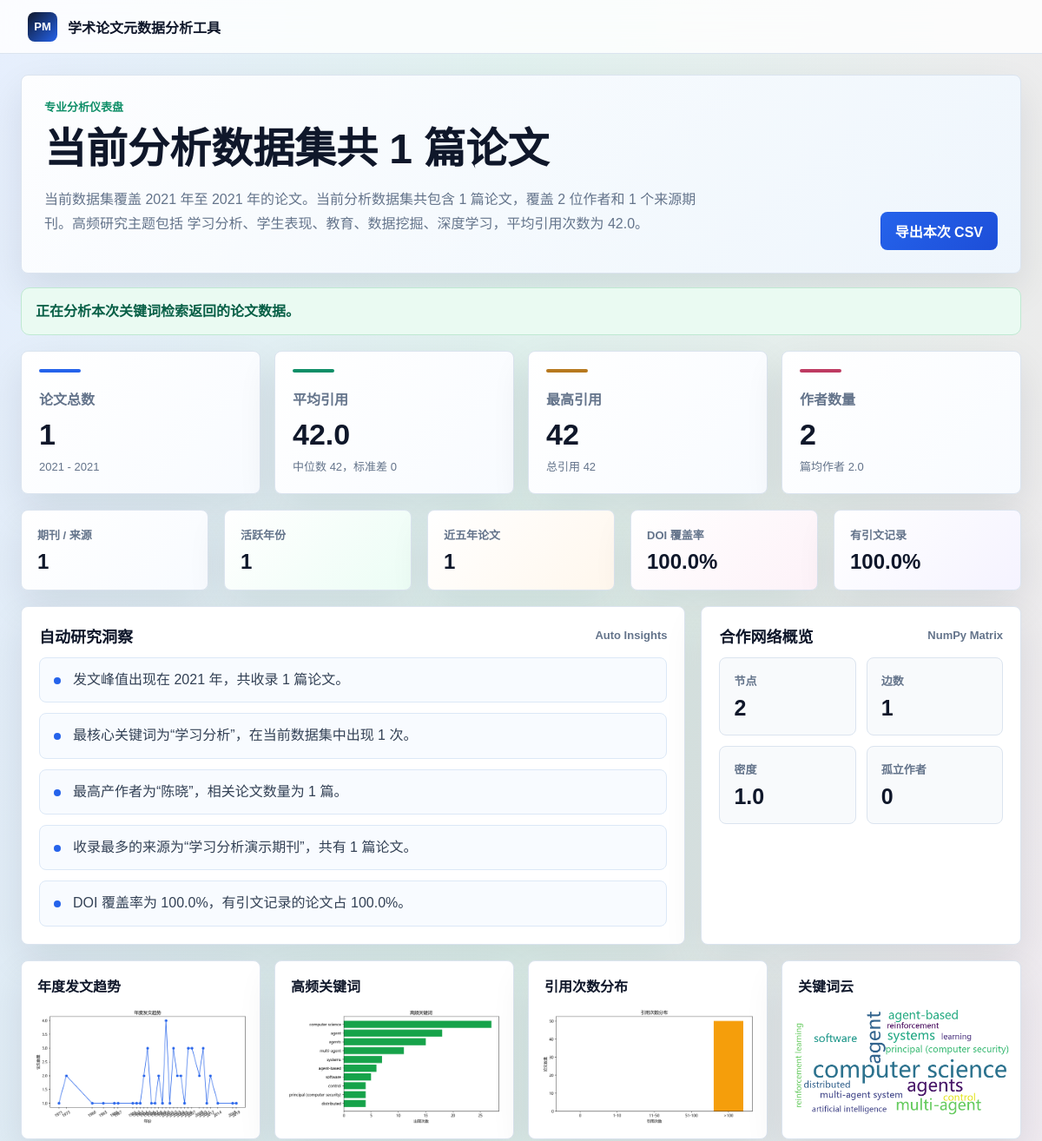
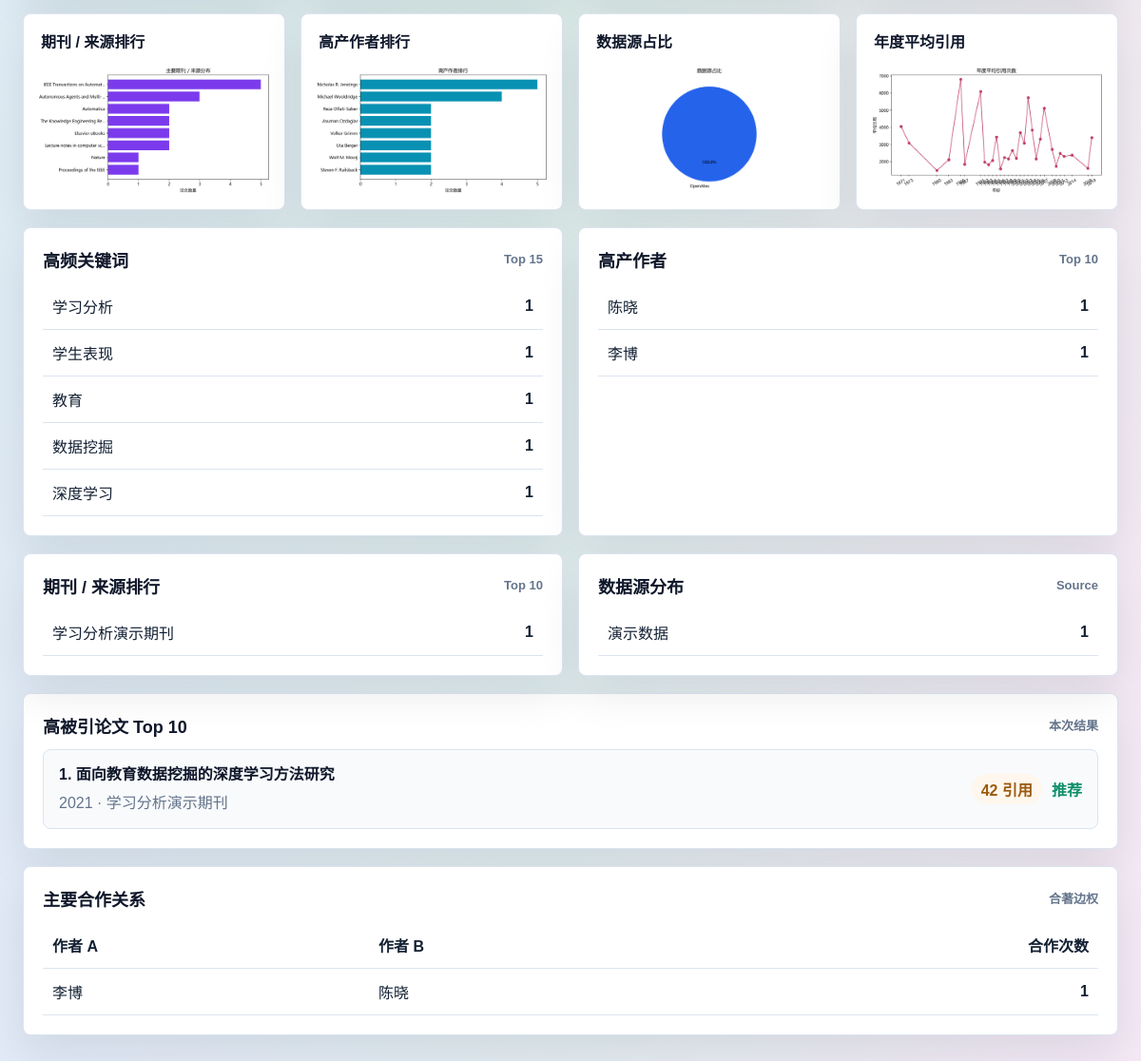
The app's page /analysis?ids=1&query= with its own data (2 pictures, top to bottom).
### tables this page shows
CREATE TABLE papers (
                id INTEGER PRIMARY KEY AUTOINCREMENT,
                title TEXT NOT NULL,
                doi TEXT UNIQUE,
                year INTEGER,
                journal TEXT,
                abstract TEXT,
                citation_count INTEGER DEFAULT 0,
                source TEXT,
                url TEXT,
                query TEXT,
                created_at TEXT DEFAULT CURRENT_TIMESTAMP
            , relevance_score REAL DEFAULT 0, rank_score REAL DEFAULT 0);

CREATE TABLE keywords (
                id INTEGER PRIMARY KEY AUTOINCREMENT,
                word TEXT NOT NULL UNIQUE
            );

CREATE TABLE authors (
                id INTEGER PRIMARY KEY AUTOINCREMENT,
                name TEXT NOT NULL UNIQUE
            );

### app.py (the view)
@app.route("/analysis")
def analysis():
    query = request.args.get("query", "").strip()
    source = normalize_source(request.args.get("source", "openalex"))
    limit = normalize_limit(request.args.get("limit"))
    filters = collect_filters(request.args.get)
    paper_ids = parse_paper_ids(request.args.get("ids", ""))
    status_message = None
    error = None
    if paper_ids:
        papers = get_papers_by_ids(paper_ids)
        ids_param = paper_ids_for_url(papers)
        status_message = "正在分析本次关键词检索返回的论文数据。"
    elif query:
        papers, data_source, status_message, error = load_papers_safely(
            query, source, limit, use_cache=False, filters=filters
        )
        ids_param = paper_ids_for_url(papers)
    else:
        papers = []
        ids_param = ""
        status_message = "请先在首页输入关键词并调用学术 API，再查看分析结果。"
    stats = analyze_papers(papers)
    charts = generate_all_charts(papers, stats)
    network = build_author_network(papers)
    summary = generate_summary(stats)
    insights = generate_insights(stats)
    if query:
        analysis_title = f"“{query}”本次检索共 {stats['total']} 篇论文"
    else:
        analysis_title = f"当前分析数据集共 {stats['total']} 篇论文"
    return render_template(
        "analysis.html",
        query=query,
        papers=papers,
        paper_ids=ids_param,
        stats=stats,
        charts=charts,
        network=network,
        summary=summary,
        insights=insights,
        analysis_title=analysis_title,
        status_message=status_message,
        error=error,
        export_url=url_for("export", ids=ids_param, query=query)
        if ids_param or query
        else url_for("index"),
    )

### app.py (called while the page is built)
def normalize_source(source):
    return source if source in API_SOURCES else "openalex"

def normalize_limit(value):
    try:
        limit = int(value or DEFAULT_LIMIT)
    except (TypeError, ValueError):
        return DEFAULT_LIMIT
    return max(1, min(MAX_TOTAL_RESULTS, limit))

def normalize_year(value):
    try:
        year = int(value)
    except (TypeError, ValueError):
        return None
    if year < 1900 or year > 2100:
        return None
    return year

def normalize_min_citations(value):
    try:
        n = int(value)
    except (TypeError, ValueError):
        return 0
    return max(0, n)

def normalize_sort(value):
    return value if value in SORT_OPTIONS else "relevance"

def normalize_concept(value):
    if not value:
        return ""
    return str(value).strip()[:100]

def collect_filters(getter):
    return {
        "year_from": normalize_year(getter("year_from")),
        "year_to": normalize_year(getter("year_to")),
        "min_citations": normalize_min_citations(getter("min_citations")),
        "sort": normalize_sort(getter("sort")),
        "concept": normalize_concept(getter("concept")),
    }

def paper_ids_for_url(papers):
    ids = []
    seen = set()
    for paper in papers:
        try:
            paper_id = int(paper.get("id"))
        except (TypeError, ValueError):
            continue
        if paper_id not in seen:
            ids.append(paper_id)
            seen.add(paper_id)
    return ",".join(str(paper_id) for paper_id in ids)

def parse_paper_ids(raw_ids):
    ids = []
    seen = set()
    for value in (raw_ids or "").split(","):
        value = value.strip()
        if not value:
            continue
        try:
            paper_id = int(value)
        except ValueError:
            continue
        if paper_id > 0 and paper_id not in seen:
            ids.append(paper_id)
            seen.add(paper_id)
    return ids

@app.context_processor
def inject_globals():
    return {"app_title": APP_TITLE}

### src/analyzer.py (called while the page is built)
def citation_distribution(papers):
    buckets = defaultdict(int)
    for paper in papers:
        value = int(paper.get("citation_count") or 0)
        if value == 0:
            buckets["0"] += 1
        elif value <= 10:
            buckets["1-10"] += 1
        elif value <= 50:
            buckets["11-50"] += 1
        elif value <= 100:
            buckets["51-100"] += 1
        else:
            buckets[">100"] += 1
    order = ["0", "1-10", "11-50", "51-100", ">100"]
    return {key: buckets[key] for key in order}

### templates/analysis.html (shortened to what this page needs)
{% extends "base.html" %}
{% block content %}
<section class="page-head analysis-head">
  <div>
    <p class="eyebrow">专业分析仪表盘</p>
    <h1>{{ analysis_title }}</h1>
    <p class="muted">{{ summary }}</p>
  </div>
  <a class="button" href="{{ export_url }}">{{ "导出本次 CSV" if stats.total else "先检索论文" }}</a>
</section>
{% if status_message %}
  <div class="notice success">{{ status_message }}</div>
{% endif %}
<section class="metric-grid">
  <div class="metric accent-blue">
    <span>论文总数</span>
    <strong>{{ stats.total }}</strong>
    <small>{{ stats.earliest_year or "未知" }} - {{ stats.latest_year or "未知" }}</small>
  </div>
  <div class="metric accent-green">
    <span>平均引用</span>
    <strong>{{ stats.avg_citation }}</strong>
    <small>中位数 {{ stats.median_citation }}，标准差 {{ stats.citation_std }}</small>
  </div>
  <div class="metric accent-amber">
    <span>最高引用</span>
    <strong>{{ stats.max_citation }}</strong>
    <small>总引用 {{ stats.total_citation }}</small>
  </div>
  <div class="metric accent-rose">
    <span>作者数量</span>
    <strong>{{ stats.unique_authors }}</strong>
    <small>篇均作者 {{ stats.avg_authors_per_paper }}</small>
  </div>
</section>
<section class="compact-metrics">
  <div class="mini-stat">
    <span>期刊 / 来源</span>
    <strong>{{ stats.unique_journals }}</strong>
  </div>
  <div class="mini-stat">
    <span>活跃年份</span>
    <strong>{{ stats.active_years }}</strong>
  </div>
  <div class="mini-stat">
    <span>近五年论文</span>
    <strong>{{ stats.recent_count }}</strong>
  </div>
  <div class="mini-stat">
    <span>DOI 覆盖率</span>
    <strong>{{ stats.doi_coverage_rate }}%</strong>
  </div>
  <div class="mini-stat">
    <span>有引文记录</span>
    <strong>{{ stats.cited_rate }}%</strong>
  </div>
</section>
<section class="insight-grid">
  <div class="panel insight-panel">
    <div class="panel-title">
      <h2>自动研究洞察</h2>
      <span>Auto Insights</span>
    </div>
    <ul class="insight-list">
      {% for insight in insights %}
        <li>{{ insight }}</li>
      {% endfor %}
    </ul>
  </div>
  <div class="panel network-panel">
    <div class="panel-title">
      <h2>合作网络概览</h2>
      <span>NumPy Matrix</span>
    </div>
    <div class="network-stats">
      <div><span>节点</span><strong>{{ network.authors|length }}</strong></div>
      <div><span>边数</span><strong>{{ network.edge_count }}</strong></div>
      <div><span>密度</span><strong>{{ network.density }}</strong></div>
      <div><span>孤立作者</span><strong>{{ network.isolated_count }}</strong></div>
    </div>
  </div>
</section>
<section class="chart-grid pro-chart-grid">
  {% for chart in charts %}
    <figure class="chart">
      <figcaption>{{ chart.title }}</figcaption>
      <img src="{{ url_for('static', filename='charts/' ~ chart.image) }}" alt="{{ chart.title }}">
    </figure>
  {% endfor %}
</section>
<section class="data-grid">
  <div class="panel">
    <div class="panel-title">
      <h2>高频关键词</h2>
      <span>Top 15</span>
    </div>
    <table>
      <tbody>
      {% for word, count in stats.top_keywords %}
        <tr><td>{{ word }}</td><td>{{ count }}</td></tr>
      {% else %}
        <tr><td colspan="2">暂无关键词数据。</td></tr>
      {% endfor %}
      </tbody>
    </table>
  </div>
  <div class="panel">
    <div class="panel-title">
      <h2>高产作者</h2>
      <span>Top 10</span>
    </div>
    <table>
      <tbody>
      {% for author, count in stats.top_authors %}
        <tr><td>{{ author }}</td><td>{{ count }}</td></tr>
      {% else %}
        <tr><td colspan="2">暂无作者数据。</td></tr>
      {% endfor %}
      </tbody>
    </table>
  </div>
</section>
<section class="data-grid">
  <div class="panel">
    <div class="panel-title">
      <h2>期刊 / 来源排行</h2>
      <span>Top 10</span>
    </div>
    <table>
      <tbody>
      {% for journal, count in stats.top_journals %}
        <tr><td>{{ journal }}</td><td>{{ count }}</td></tr>
      {% else %}
        <tr><td colspan="2">暂无期刊数据。</td></tr>
      {% endfor %}
      </tbody>
    </table>
  </div>
  <div class="panel">
    <div class="panel-title">
      <h2>数据源分布</h2>
      <span>Source</span>
    </div>
    <table>
      <tbody>
      {% for source, count in stats.source_counts %}
        <tr><td>{{ source }}</td><td>{{ count }}</td></tr>
      {% else %}
        <tr><td colspan="2">暂无数据源信息。</td></tr>
      {% endfor %}
      </tbody>
    </table>
  </div>
</section>
<section class="panel wide-panel">
  <div class="panel-title">
    <h2>高被引论文 Top 10</h2>
    <span>本次结果</span>
  </div>
  <div class="rank-list">
    {% for paper in stats.top_cited %}
      <article class="rank-item">
        <div>
          <strong>{{ loop.index }}. {{ paper.title }}</strong>
          <p>{{ paper.year or "年份未知" }} · {{ paper.journal or "来源未知" }}</p>
        </div>
        <div class="paper-actions compact-actions">
          <span>{{ paper.citation_count or 0 }} 引用</span>
          <a class="text-link" href="{{ url_for('recommend', paper_id=paper.id, ids=paper_ids, query=query) }}">推荐</a>
        </div>
      </article>
    {% else %}
      <div class="empty">暂无高被引论文数据。</div>
    {% endfor %}
  </div>
</section>
<section class="panel wide-panel">
  <div class="panel-title">
    <h2>主要合作关系</h2>
    <span>合著边权</span>
  </div>
  <table>
    <thead>
      <tr><th>作者 A</th><th>作者 B</th><th>合作次数</th></tr>
    </thead>
    <tbody>
      {% for a, b, weight in network.edges %}
        <tr><td>{{ a }}</td><td>{{ b }}</td><td>{{ weight }}</td></tr>
      {% else %}
        <tr><td colspan="3">暂无合作关系数据。</td></tr>
      {% endfor %}
    </tbody>
  </table>
</section>
{% endblock %}

### templates/base.html (shortened to what this page needs)
<!doctype html>
<html lang="zh-CN">
<head>
  <link rel="stylesheet" href="{{ url_for('static', filename='css/style.css') }}">
</head>
<body>
  <header class="topbar">
    <a class="brand" href="{{ url_for('index') }}">
      <span class="brand-mark">PM</span>
      <span>{{ app_title }}</span>
    </a>
  </header>
  <main class="page">
    {% block content %}{% endblock %}
  </main>
</body>
</html>

### records on screen
papers: year "2021", journal "学习分析演示期刊", id "1", title "面向教育数据挖掘的深度学习方法研究", citation_count "42"
keywords: word "学习分析", count "1"
keywords: word "学生表现", count "1"
keywords: word "教育", count "1"
keywords: word "数据挖掘", count "1"
keywords: word "深度学习", count "1"
authors: name "陈晓", count "1", edges "陈晓"
authors: name "李博", count "1", edges "李博"

### other values on screen
{{ app_title }} "学术论文元数据分析工具"
{{ analysis_title }} "当前分析数据集共 1 篇论文"
{{ summary }} "当前数据集覆盖 2021 年至 2021 年的论文。当前分析数据集共包含 1 篇论文，覆盖 2 位作者和 1 个来源期刊。高频研究主题包括 学习分析、学生表现、教育、数据挖掘、深度学习，平均引用次数为 42.0。"
{{ "导出本次 CSV" if stats.total else "先检索论文" }} "导出本次 CSV"
{{ status_message }} "正在分析本次关键词检索返回的论文数据。"
{{ stats.total }} "1"
{{ stats.avg_citation }} "42.0"
{{ stats.median_citation }} "42"
{{ stats.citation_std }} "0"
{{ stats.max_citation }} "42"
{{ stats.total_citation }} "42"
{{ stats.unique_authors }} "2"
{{ stats.avg_authors_per_paper }} "2.0"
{{ stats.unique_journals }} "1"
{{ stats.active_years }} "1"
